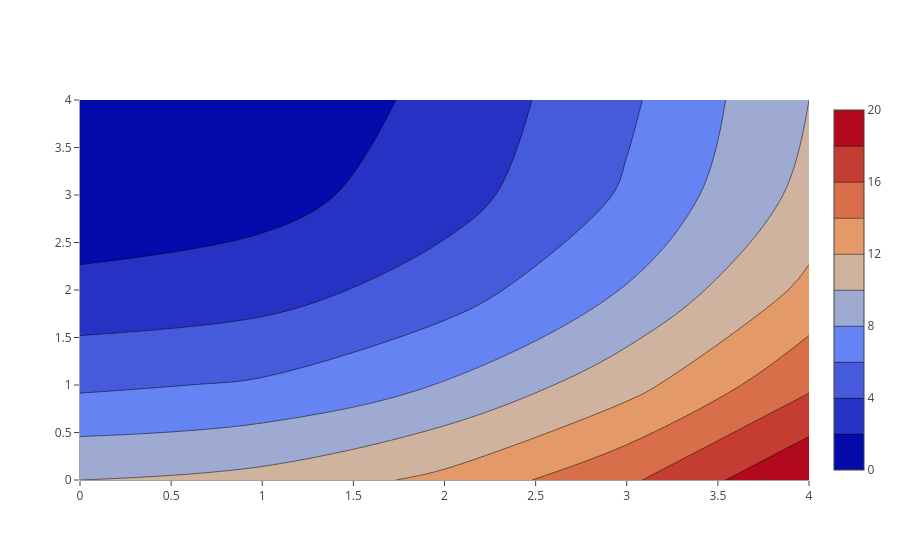

Notebook code for this chart:
### Markdown cell above
### Sample

### Code cell
from plotly.offline import iplot
import plotly.graph_objs as go

enable_plotly_in_cell()

data = [
    go.Contour(
        z=[[10, 10.625, 12.5, 15.625, 20],
           [5.625, 6.25, 8.125, 11.25, 15.625],
           [2.5, 3.125, 5., 8.125, 12.5],
           [0.625, 1.25, 3.125, 6.25, 10.625],
           [0, 0.625, 2.5, 5.625, 10]]
    )
]
iplot(data)

### Figure 1 — Plotly figure (JSON) as saved in the notebook; plotly's stock layout.template omitted (floating-point values rounded to 4 significant figures)
{"data": [{"type": "contour", "uid": "c0551931-30e3-4b4c-b774-b1a9b8b17db5", "z": [[10, 10.62, 12.5, 15.62, 20], [5.625, 6.25, 8.125, 11.25, 15.62], [2.5, 3.125, 5, 8.125, 12.5], [0.625, 1.25, 3.125, 6.25, 10.62], [0, 0.625, 2.5, 5.625, 10]]}], "layout": {}}
